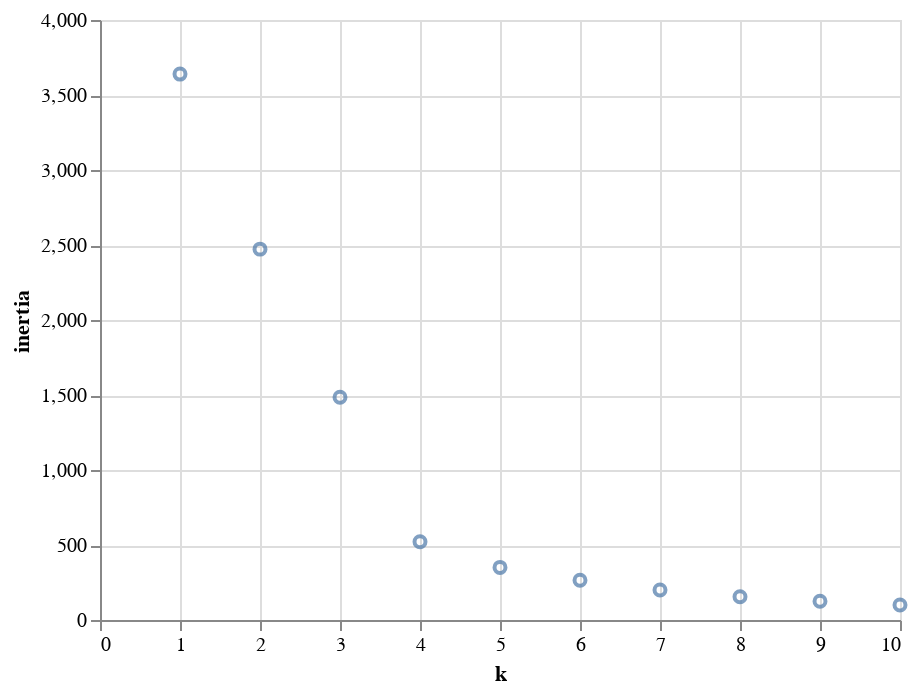

The cell this chart's notebook holds for it:
### Markdown cell above
### Clustering Crytocurrencies Using K-Means

#### Find the Best Value for `k` Using the Elbow Curve

### Code cell
import altair as alt
inertia = []
k = list(range(1, 11))


# Calculate the inertia for the range of k values
for i in k:
    km = KMeans(n_clusters=i, random_state=0)
    km.fit(features_pca)
    inertia.append(km.inertia_)

# Create the Elbow Curve using hvPlot
elbow_data = {"k": k, "inertia": inertia}
df_elbow = pd.DataFrame(elbow_data)
alt.Chart(df_elbow).mark_point().encode(
    x="k",
    y="inertia"
)

### Figure 1 — Vega-Lite specification as saved in the notebook (floating-point values rounded to 4 significant figures)
{"config": {"view": {"continuousWidth": 400, "continuousHeight": 300}}, "data": {"name": "data-5bef1979c3757af107b1f4d9d912061f"}, "mark": "point", "encoding": {"x": {"type": "quantitative", "field": "k"}, "y": {"type": "quantitative", "field": "inertia"}}, "$schema": "https://vega.github.io/schema/vega-lite/v4.8.1.json", "datasets": {"data-5bef1979c3757af107b1f4d9d912061f": [{"k": 1, "inertia": 3639.0}, {"k": 2, "inertia": 2472.0}, {"k": 3, "inertia": 1485.0}, {"k": 4, "inertia": 522.0}, {"k": 5, "inertia": 350.6}, {"k": 6, "inertia": 265.2}, {"k": 7, "inertia": 200.1}, {"k": 8, "inertia": 155.3}, {"k": 9, "inertia": 124.6}, {"k": 10, "inertia": 100.4}]}}
